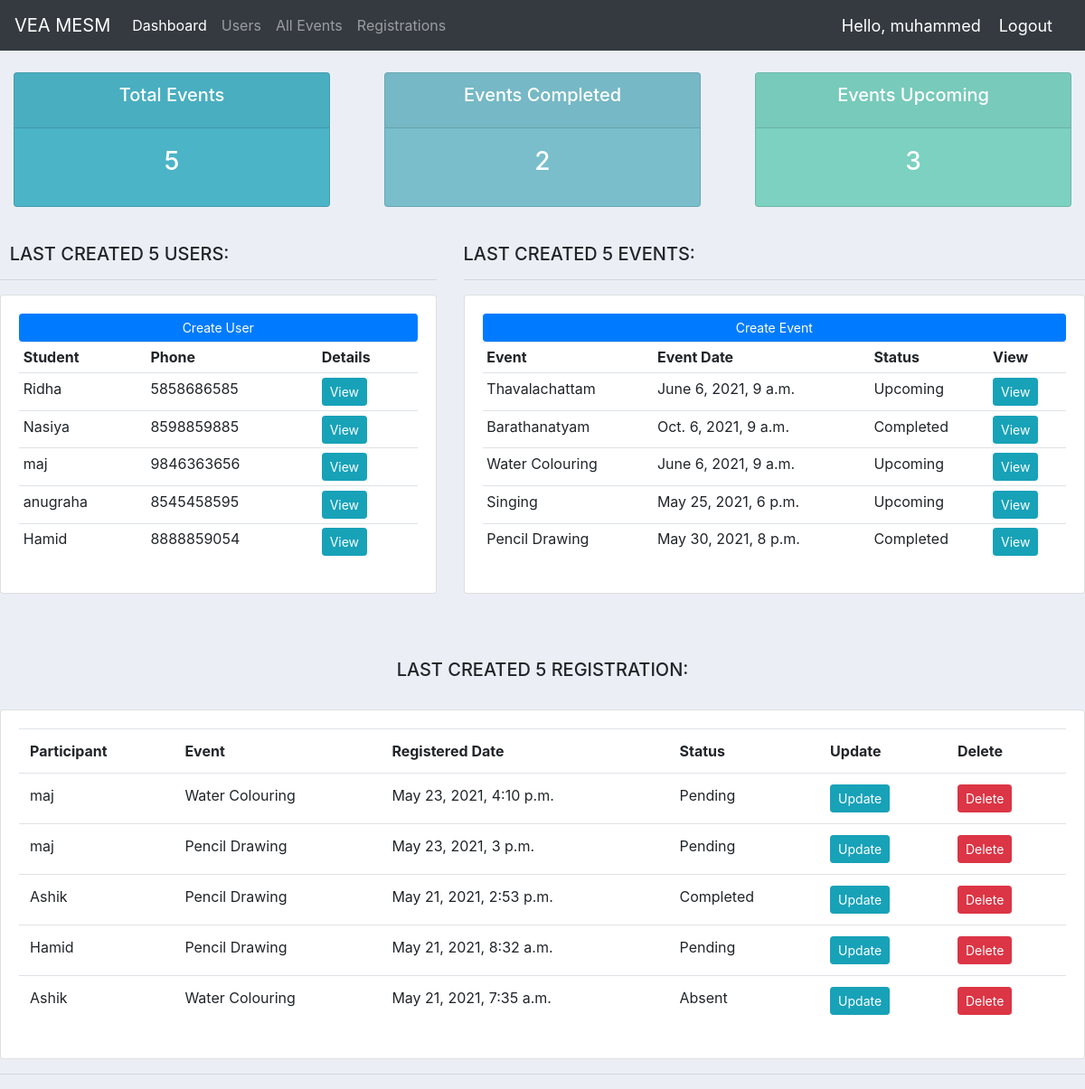
The app's page / (signed in) with its own data.
### accounts/models.py (models this page shows, shortened)
class Participant(models.Model):
    user = models.OneToOneField(User, null=True, on_delete=models.CASCADE)
    name = models.CharField(max_length=200, null=True)
    phone = models.CharField(max_length=200, null=True)
    email = models.CharField(max_length=200, null=True)
    date_created = models.DateTimeField(auto_now_add=True, null=True)
    def __str__(self):
        return self.name

class Event(models.Model):
    STATUS = (
        ('Ongoing', 'Ongoing'),
        ('Completed', 'Completed'),
        ('Upcoming', 'Upcoming'),
    )
    name = models.CharField(max_length=200, null=True)
    location = models.CharField(max_length=200, null=True)
    status = models.CharField(max_length=200, null=True, choices=STATUS)
    description = models.CharField(max_length=200, null=True, blank=True)
    date = models.DateTimeField(blank=True, null=True)
    def __str__(self):
        return self.name

class Event_Member(models.Model):
    STATUS = (
        ('Pending', 'Pending'),
        ('Completed', 'Completed'),
        ('Absent', 'Absent'),
    )
    participant = models.ForeignKey(Participant, null=True, on_delete=models.CASCADE)
    event = models.ForeignKey(Event, null=True, on_delete=models.CASCADE)
    date_created = models.DateTimeField(auto_now_add=True, null=True)
    status = models.CharField(max_length=200, null=True, choices=STATUS)

### accounts/decorators.py (the view)
    def wrapper_function(request, *args, **kwargs):
        group = None
        if request.user.groups.exists():
            group = request.user.groups.all()[0].name
        if group == 'customer':
            return redirect('user-page')
        if group == 'admin':
            return view_func(request, *args, **kwargs)

### accounts/templates/accounts/dashboard.html
{% extends 'accounts/main.html' %}
{% block content %}
{% include 'accounts/status.html' %}
<br>
   <div class="row">
	<div class="col-md-5">
		<h5> &nbsp LAST CREATED 5 USERS:</h5>
		<hr>
		<div class="card card-body">
			<a class="btn btn-primary  btn-sm btn-block" href="{% url 'create_participant'%}">Create User</a>
			<table class="table table-sm">
				<tr>
					<th>Student</th>
					<th>Phone</th>
					<th>Details</th>
				</tr>
				{% for participant in last_five1 %}
				<tr>
					<td>{{participant.name}}</td>
					<td>{{participant.phone}}</td>
					<td><a class="btn btn-sm btn-info" href="{% url 'participant' participant.id %}">View</a></td>
				</tr>
				{% endfor %}
			</table>
		</div>
	</div>
	<div class="col-md-7">
		<h5>LAST CREATED 5 EVENTS:</h5>
		<hr>
		<div class="card card-body">
			<a class="btn btn-primary  btn-sm btn-block" href="{% url 'create_event'%}">Create Event</a>
			<table class="table table-sm">
				<tr>
					<th>Event</th>
					<th>Event Date</th>
					<th>Status</th>
					<th>View</th>
				</tr>
				{% for event in last_five %}
				<tr>
					<td>{{event.name}}</td>
					<td>{{event.date}}</td>
					<td>{{event.status}}</td>
					<td><a class="btn btn-sm btn-info" href="{% url 'event' event.id %}">View</a></td>
				</tr>
				{% endfor %}
			</table>
		</div>
	</div>
</div>
    		<br>
<br>
		<div class="row">
			<div class="col-md">
				<br>
				<h5><center>LAST CREATED 5 REGISTRATION:</center></h5>
				<br>
				<div class="card card-body">
					<table class="table">
						<tr>
							<th>Participant</th>
							<th>Event</th>
							<th>Registered Date</th>
							<th>Status</th>
							<th>Update</th>
							<th>Delete</th>
						</tr>
						{% for event_member in last_five2 %}
				<tr>
					<td>{{event_member.participant}}</td>
					<td>{{event_member.event}}</td>
					<td>{{event_member.date_created}}</td>
					<td>{{event_member.status}}</td>
					<td><a class="btn btn-sm btn-info" href="{% url 'update_event_member' event_member.id %}">Update</a> </td>
					<td><a class="btn btn-sm btn-danger" href="{% url 'delete_event_member' event_member.id %}">Delete</a> </td>
				</tr>
				{% endfor %}
					</table>
				</div>
			</div>
		</div>
{% endblock %}

### accounts/templates/accounts/navbar.html (shortened to what this page needs)
{% load static %}
<nav class="navbar navbar-expand-lg navbar-dark bg-dark">
  <a class="navbar-brand" href="{% url 'home' %}">VEA MESM</a>
  <div class="collapse navbar-collapse" id="navbarNav">
    <ul class="navbar-nav">
      {% if request.user.is_staff %}
      <li class="nav-item active">
        <a class="nav-link" href="{% url 'home' %}">Dashboard</a>
      </li>
      <li class="nav-item">
        <a class="nav-link" href="{% url 'participants' %}">Users</a>
      </li>
      <li class="nav-item">
        <a class="nav-link" href="{% url 'events' %}">All Events</a>
      </li>
      <li class="nav-item">
        <a class="nav-link" href="{% url 'event_member' %}">Registrations</a>
      </li>
      {% endif %}
    </ul>
  </div>
  <span class="hello-msg">Hello, {{request.user}}</span>
  <span ><a  class="hello-msg" href="{% url 'logout' %}">Logout</a></span>
</nav>

### static/css/main.css (style rules this page uses)
body { background-color: #ebeff5; }

### accounts/templates/accounts/navbar.html (style rules this page uses)
.hello-msg { font-size: 18px; color: #fff; margin-right: 20px; }

### records on screen
Participant: name "Ridha", phone "5858686585"
Participant: name "Nasiya", phone "8598859885"
Participant: name "maj", phone "9846363656"
Participant: name "anugraha", phone "8545458595"
Participant: name "Hamid", phone "8888859054"
Event: name "Thavalachattam", date "June 6, 2021, 9 a.m.", status "Upcoming"
Event: name "Barathanatyam", date "Oct. 6, 2021, 9 a.m.", status "Completed"
Event: name "Water Colouring", date "June 6, 2021, 9 a.m.", status "Upcoming"
Event: name "Singing", date "May 25, 2021, 6 p.m.", status "Upcoming"
Event: name "Pencil Drawing", date "May 30, 2021, 8 p.m.", status "Completed"
Event_Member: participant "maj", event "Water Colouring", date_created "May 23, 2021, 4:10 p.m.", status "Pending"
Event_Member: participant "maj", event "Pencil Drawing", date_created "May 23, 2021, 3 p.m.", status "Pending"
Event_Member: participant "Ashik", event "Pencil Drawing", date_created "May 21, 2021, 2:53 p.m.", status "Completed"
Event_Member: participant "Hamid", event "Pencil Drawing", date_created "May 21, 2021, 8:32 a.m.", status "Pending"
Event_Member: participant "Ashik", event "Water Colouring", date_created "May 21, 2021, 7:35 a.m.", status "Absent"

### other values on screen
{{ request.user }} "muhammed"
{{ total_events }} "5"
{{ completed }} "2"
{{ upcoming }} "3"
